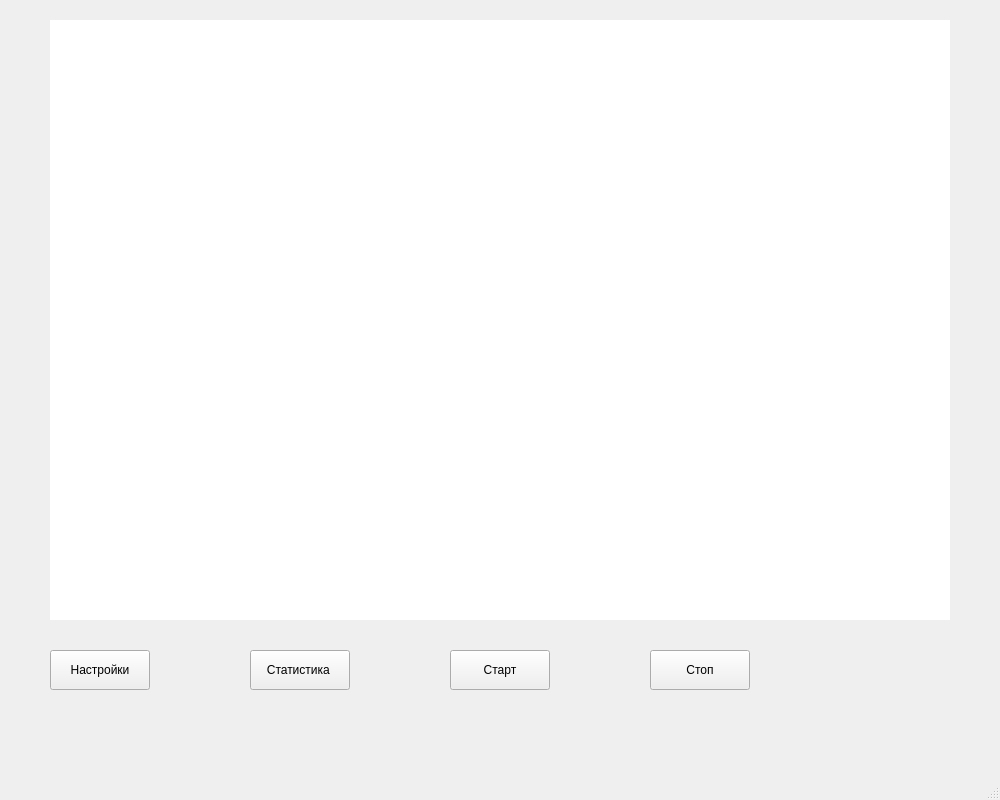
<?xml version="1.0" encoding="UTF-8"?>
<ui version="4.0">
 <class>MainWindow</class>
 <widget class="QMainWindow" name="MainWindow">
  <property name="geometry">
   <rect>
    <x>0</x>
    <y>0</y>
    <width>1000</width>
    <height>800</height>
   </rect>
  </property>
  <property name="windowTitle">
   <string>MainWindow</string>
  </property>
  <property name="styleSheet">
   <string notr="true"/>
  </property>
  <widget class="QWidget" name="centralwidget">
   <widget class="QLabel" name="mainFrame_Label">
    <property name="geometry">
     <rect>
      <x>50</x>
      <y>20</y>
      <width>900</width>
      <height>600</height>
     </rect>
    </property>
    <property name="autoFillBackground">
     <bool>false</bool>
    </property>
    <property name="styleSheet">
     <string notr="true">background-color: rgb(255, 255, 255);</string>
    </property>
    <property name="text">
     <string/>
    </property>
   </widget>
   <widget class="QPushButton" name="settings_Button">
    <property name="geometry">
     <rect>
      <x>50</x>
      <y>650</y>
      <width>100</width>
      <height>40</height>
     </rect>
    </property>
    <property name="styleSheet">
     <string notr="true">color: rgb(0, 0, 0);</string>
    </property>
    <property name="text">
     <string>Настройки</string>
    </property>
    <property name="autoDefault">
     <bool>false</bool>
    </property>
    <property name="default">
     <bool>false</bool>
    </property>
   </widget>
   <widget class="QPushButton" name="stats_Button">
    <property name="geometry">
     <rect>
      <x>250</x>
      <y>650</y>
      <width>100</width>
      <height>40</height>
     </rect>
    </property>
    <property name="styleSheet">
     <string notr="true">color: rgb(0, 0, 0);</string>
    </property>
    <property name="text">
     <string>Статистика </string>
    </property>
   </widget>
   <widget class="QPushButton" name="pushButton">
    <property name="geometry">
     <rect>
      <x>450</x>
      <y>650</y>
      <width>100</width>
      <height>40</height>
     </rect>
    </property>
    <property name="styleSheet">
     <string notr="true">color: rgb(0, 0, 0);</string>
    </property>
    <property name="text">
     <string>Старт</string>
    </property>
   </widget>
   <widget class="QPushButton" name="pushButton_2">
    <property name="geometry">
     <rect>
      <x>650</x>
      <y>650</y>
      <width>100</width>
      <height>40</height>
     </rect>
    </property>
    <property name="styleSheet">
     <string notr="true">color: rgb(0, 0, 0);</string>
    </property>
    <property name="text">
     <string>Стоп</string>
    </property>
   </widget>
  </widget>
  <widget class="QMenuBar" name="menubar">
   <property name="geometry">
    <rect>
     <x>0</x>
     <y>0</y>
     <width>1000</width>
     <height>25</height>
    </rect>
   </property>
  </widget>
  <widget class="QStatusBar" name="statusbar"/>
 </widget>
 <resources/>
 <connections/>
</ui>
